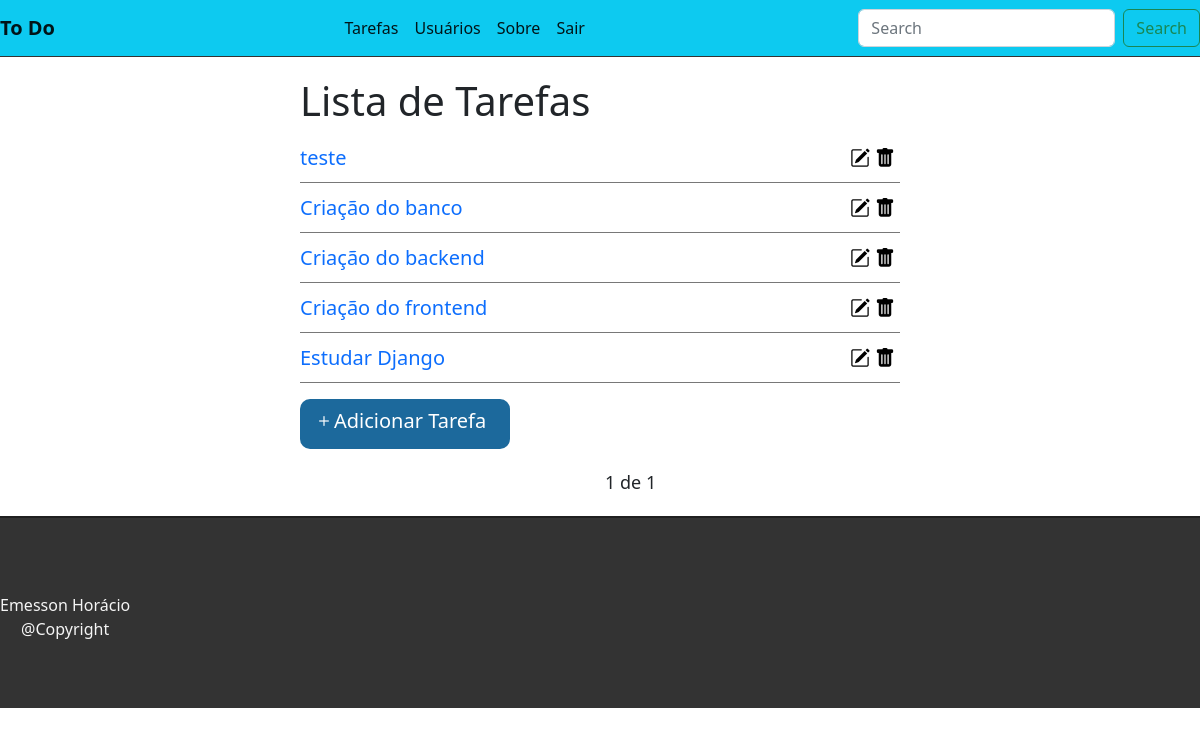
The app's page / (signed in) with its own data.
### tasks/models.py (models this page shows, shortened)
class Task(models.Model):
    STATUS = (
        ('doing', 'Doing'), ('done', 'Done')
    )
    title = models.CharField(max_length=255)
    description = models.TextField()
    done = models.CharField(max_length=5, choices=STATUS)
    user = models.ForeignKey(get_user_model(), on_delete=models.CASCADE)
    created_at = models.DateTimeField(auto_now_add=True)
    updated_at = models.DateTimeField(auto_now=True)

### tasks/views.py (the view)
# urls.py: path('', views.taskList, name='task-list'),
@login_required
def taskList(request):
    tasks_list = Task.objects.all().order_by('-created_at').filter(user=request.user)
    paginator = Paginator(tasks_list, 5)
    page = request.GET.get('page')
    tasks = paginator.get_page(page)
    return render(request, 'tasks/list.html', {'tasks':tasks})

### tasks/templates/tasks/list.html (shortened to what this page needs)
{% extends "base.html" %}
{% block content %}
<div class='offset-1 col-10 list-div'>
    <h1>Lista de Tarefas</h1>
    <ul class='task-list'>
        {% for task in tasks %}
        <li class='task-item'>
            <span><a href='/task/{{task.id}}' style="text-decoration: none;">{{task.title}}</a></span>
            <a href="delete/{{task.id}}" class="delete-btn">
                <span><i class="bi bi-trash-fill trash-btn"></i></span>
            </a>
            <a href="edit/{{task.id}}" >
                <span><i class="bi bi-pencil-square edit-btn" ></i></span>
            </a>
        </li>
        {% endfor %}
    </ul>
        <div class='col-2 add-div'>
            <a id='add-task' href="newtask/">
                <i class="bi bi-plus"></i>Adicionar Tarefa
            </a>
        </div>
    <div class="paginator">
        <span class="step-links">
            <span class="current">
                {{tasks.number}} de {{tasks.paginator.num_pages}}
            </span>
        </span>
    </div>
</div>
{% endblock %}

### tasks/static/css/styles.css (style rules this page uses)
#add-task { text-decoration: none; }
.list-div { padding: 0; height: 70%; position: relative; width: 50%; margin-left: 25%; }
.task-list { padding-left: 0; }
.task-item { list-style: None; font-size: 20px; height: 50px; padding-top: 10px; border-bottom: 1px outset #ccc; }
.task-item i { float: right; padding-right: 5px; }
.add-div i { padding-left: 7px; }
.add-div { background-color: rgb(28, 105, 156); font-size: 20px; height: 50px; width: 210px; margin-bottom: 10px; border-radius: 10px; padding: 7px; }
.add-div a { color: white; }
.paginator { margin-bottom: 20px; margin-top: 20px; }
.step-links { position: relative; margin-left: 50%; margin-right: auto; }
.step-links .current { font-size: 18px; margin-left: 5px; margin-right: 5px; }
.trash-btn { color: black; }
.edit-btn { color: black; }

### records on screen
Task: title "teste"
Task: title "Criação do banco"
Task: title "Criação do backend"
Task: title "Criação do frontend"
Task: title "Estudar Django"

### other values on screen
{{ tasks.number }} "1"
{{ tasks.paginator.num_pages }} "1"
